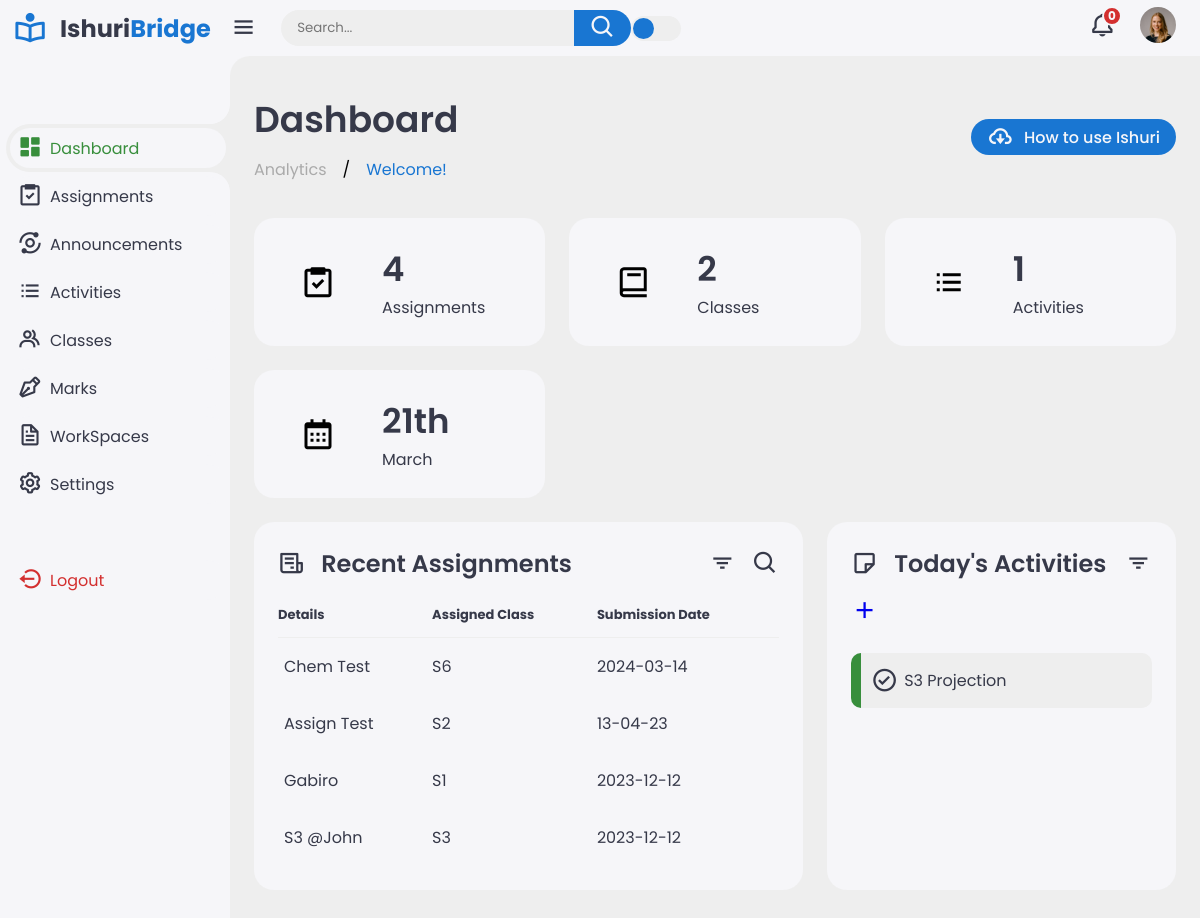
The page /teacher/ (signed in) on the database as committed earlier.
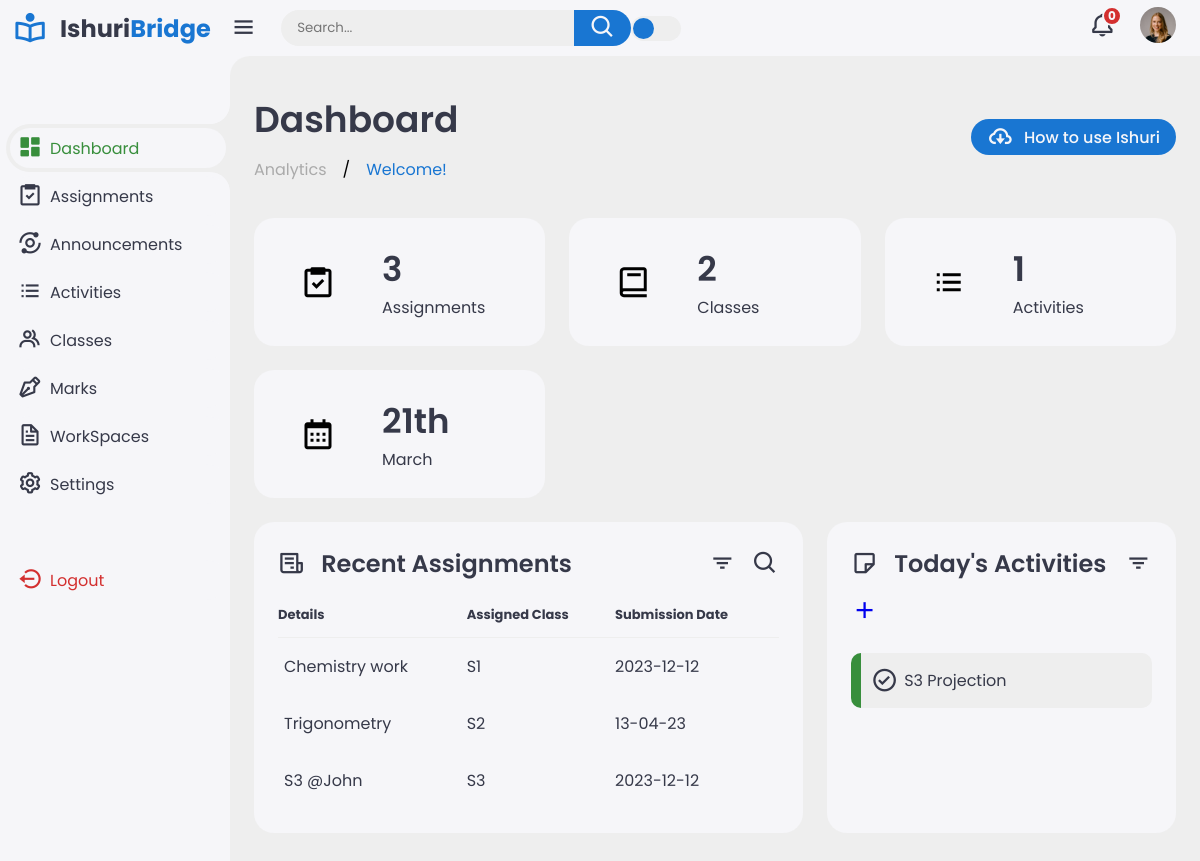
The same page on the database as committed later.
### base/models.py (models this page shows, shortened)
class Assignment(models.Model):
    host = models.ForeignKey(Teacher, on_delete=models.CASCADE, null=True)
    name = models.CharField(max_length=200, null=True)
    description = models.TextField(null=True)
    assigned_class = models.IntegerField(null=True)
    submission_date = models.CharField(max_length=300, null=True)
    uploaded = models.DateTimeField(auto_now=True)
    submitted = models.CharField(max_length=50, default='False')
    class Meta:
        ordering = ['-uploaded']

class Event(models.Model):
    host = models.ForeignKey(Teacher, on_delete=models.CASCADE, null=True)
    name = models.CharField(max_length=200, null=True)
    description = models.TextField(null=False)
    hour = models.CharField(max_length=100, null=True)
    day = models.CharField(max_length=200,null=True)

### base/views.py (the view)
# urls.py: path('teacher/', views.teacher, name="teacher"),
@login_required(login_url='login')
def teacher(request):
    owner = Q(host = request.user)
    now = datetime.now()
    message = "Welcome to Ishuri Bridge"
    current_day = now.strftime("%A")
    current_date = now.strftime("%d")
    current_month = now.strftime("%B")
    current_time = Q(day=current_day)
    classes_today = MyClasses.objects.filter(owner & current_time)
    activities_today = Event.objects.filter(owner & current_time)
    assignments = Assignment.objects.filter(host=request.user)
    activities = Event.objects.get(host = request.user)
    events = Event.objects.filter(host=request.user)
    announcements = Announcement.objects.all()
    classes = MyClasses.objects.all()
    user_theme = request.user.is_dark
    context = {'assignments': assignments,
               'theme': user_theme,
                'events': events,
                  'announcements': announcements
                  , 'classes': classes,
                    'classes_today': classes_today,
                      'activities_today': activities_today,
                      'activities': activities,
                      'date': current_date, 'month': current_month, 'message': message}
    return render(request, 'html/teacher-view.html', context)

### base/templates/html/teacher-view.html (shortened to what the changed rows need)
{% extends 'main.html' %}
{% load static %}
{% block content %}
<div class="content">
    <main>
        <div class="header">
            <div class="left">
                <h1>Dashboard</h1>
            </div>
        </div>
        <ul class="insights">
            <li>
                <span class="info">
                    <h3>{{ assignments.count }}</h3>
                    <p>Assignments</p>
                </span>
            </li>
        </ul>
        <div class="bottom-data">
            <div class="orders">
                <table>
                    <thead>
                        <tr>
                            <th>Details</th>
                            <th>Assigned Class</th>
                            <th>Submission Date</th>
                        </tr>
                    </thead>
                    <tbody>
                        {% for assignment in assignments %}
                        <tr>
                            <td>
                                <p>{{assignment.name}}</p>
                            </td>
                            <td>S{{assignment.assigned_class}}</td>
                            <td>{{assignment.submission_date}}</td>
                        </tr>
                        {% endfor %}
                    </tbody>
                </table>
            </div>
            <div class="reminders">
                <ul class="task-list">
                    {% for field in  activities_today %}
                    <li class="completed">
                        <div class="task-title">
                            <i class='bx bx-check-circle'></i>
                            <p>{{field.name}}</p>
                        </div>
                    </li>
                    {% endfor %}
                </ul>
            </div>
        </div>
    </main>
</div>
{% endblock content %}

Rows that differ between the two databases and show on the page:
no longer on this page (row edited): Assignment: name "Chem Test", assigned_class "6", submission_date "2024-03-14"
changed Assignment: name "Gabiro" → "Chemistry work"; moves up the list
changed Assignment: name "Assign Test" → "Trigonometry"
Other text that changed with them:
{{ assignments.count }}: "4" → "3"
